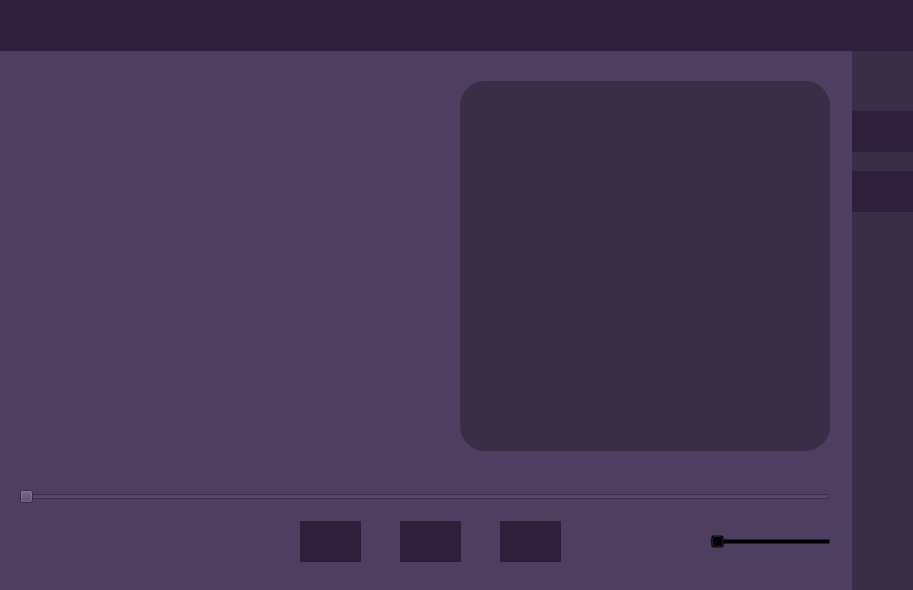
<?xml version="1.0" encoding="UTF-8"?>
<ui version="4.0">
 <class>MainWindow</class>
 <widget class="QMainWindow" name="MainWindow">
  <property name="geometry">
   <rect>
    <x>0</x>
    <y>0</y>
    <width>913</width>
    <height>590</height>
   </rect>
  </property>
  <property name="windowTitle">
   <string>MainWindow</string>
  </property>
  <property name="styleSheet">
   <string notr="true">border: none ;
background-color: transparent;</string>
  </property>
  <widget class="QWidget" name="centralwidget">
   <layout class="QGridLayout" name="gridLayout">
    <property name="leftMargin">
     <number>0</number>
    </property>
    <property name="topMargin">
     <number>0</number>
    </property>
    <property name="rightMargin">
     <number>0</number>
    </property>
    <property name="bottomMargin">
     <number>0</number>
    </property>
    <property name="spacing">
     <number>0</number>
    </property>
    <item row="0" column="0">
     <widget class="QFrame" name="frame_main">
      <property name="minimumSize">
       <size>
        <width>913</width>
        <height>590</height>
       </size>
      </property>
      <property name="styleSheet">
       <string notr="true">QFrame {
border:none;
}</string>
      </property>
      <property name="frameShape">
       <enum>QFrame::StyledPanel</enum>
      </property>
      <property name="frameShadow">
       <enum>QFrame::Raised</enum>
      </property>
      <layout class="QGridLayout" name="gridLayout_2">
       <property name="leftMargin">
        <number>0</number>
       </property>
       <property name="topMargin">
        <number>0</number>
       </property>
       <property name="rightMargin">
        <number>0</number>
       </property>
       <property name="bottomMargin">
        <number>0</number>
       </property>
       <property name="spacing">
        <number>0</number>
       </property>
       <item row="1" column="1">
        <widget class="QFrame" name="frame_left">
         <property name="minimumSize">
          <size>
           <width>61</width>
           <height>541</height>
          </size>
         </property>
         <property name="styleSheet">
          <string notr="true">QFrame {
background-color: rgb(57, 46, 69);
border:none;
border-radius:0px;
}</string>
         </property>
         <property name="frameShape">
          <enum>QFrame::StyledPanel</enum>
         </property>
         <property name="frameShadow">
          <enum>QFrame::Raised</enum>
         </property>
         <widget class="QPushButton" name="btn_music">
          <property name="geometry">
           <rect>
            <x>0</x>
            <y>60</y>
            <width>61</width>
            <height>41</height>
           </rect>
          </property>
          <property name="styleSheet">
           <string notr="true">QPushButton{
background-color: rgb(46, 32, 58);
border:none;
}
QPushButton:hover{
	background-color: rgb(57, 46, 69);
}
QPushButton:pressed{
	background-color: rgb(112, 0, 132);
}</string>
          </property>
          <property name="text">
           <string/>
          </property>
          <property name="icon">
           <iconset>
            <normaloff>icons/headphones.png</normaloff>icons/headphones.png</iconset>
          </property>
          <property name="iconSize">
           <size>
            <width>24</width>
            <height>24</height>
           </size>
          </property>
         </widget>
         <widget class="QPushButton" name="btn_go_to_setting">
          <property name="geometry">
           <rect>
            <x>0</x>
            <y>120</y>
            <width>61</width>
            <height>41</height>
           </rect>
          </property>
          <property name="styleSheet">
           <string notr="true">QPushButton{
background-color: rgb(46, 32, 58);
border:none;
}
QPushButton:hover{
	background-color: rgb(57, 46, 69);
}
QPushButton:pressed{
	background-color: rgb(112, 0, 132);
}</string>
          </property>
          <property name="text">
           <string/>
          </property>
          <property name="icon">
           <iconset>
            <normaloff>icons/settings.png</normaloff>icons/settings.png</iconset>
          </property>
          <property name="iconSize">
           <size>
            <width>24</width>
            <height>24</height>
           </size>
          </property>
         </widget>
        </widget>
       </item>
       <item row="0" column="0">
        <widget class="QFrame" name="frame_top">
         <property name="minimumSize">
          <size>
           <width>851</width>
           <height>51</height>
          </size>
         </property>
         <property name="styleSheet">
          <string notr="true">QFrame {
background-color: rgb(57, 46, 69);
border:none;
border-radius:0px;
}</string>
         </property>
         <property name="frameShape">
          <enum>QFrame::StyledPanel</enum>
         </property>
         <property name="frameShadow">
          <enum>QFrame::Raised</enum>
         </property>
         <layout class="QGridLayout" name="gridLayout_3" rowstretch="0,0">
          <property name="leftMargin">
           <number>0</number>
          </property>
          <property name="topMargin">
           <number>0</number>
          </property>
          <property name="rightMargin">
           <number>0</number>
          </property>
          <property name="bottomMargin">
           <number>0</number>
          </property>
          <property name="spacing">
           <number>0</number>
          </property>
          <item row="1" column="0" colspan="3">
           <widget class="QFrame" name="frame_top_2">
            <property name="minimumSize">
             <size>
              <width>851</width>
              <height>21</height>
             </size>
            </property>
            <property name="styleSheet">
             <string notr="true">border:none;
background-color: rgb(46, 32, 58);</string>
            </property>
            <property name="frameShape">
             <enum>QFrame::StyledPanel</enum>
            </property>
            <property name="frameShadow">
             <enum>QFrame::Raised</enum>
            </property>
           </widget>
          </item>
          <item row="0" column="0">
           <widget class="QPushButton" name="btn_close">
            <property name="minimumSize">
             <size>
              <width>31</width>
              <height>31</height>
             </size>
            </property>
            <property name="maximumSize">
             <size>
              <width>31</width>
              <height>31</height>
             </size>
            </property>
            <property name="styleSheet">
             <string notr="true">QPushButton{
background-color: rgb(46, 32, 58);
border:none;
}
QPushButton:hover{
	background-color: rgb(57, 46, 69);
}
QPushButton:pressed{
	background-color: rgb(112, 0, 132);
}</string>
            </property>
            <property name="text">
             <string/>
            </property>
            <property name="icon">
             <iconset>
              <normaloff>icons/x.png</normaloff>icons/x.png</iconset>
            </property>
            <property name="iconSize">
             <size>
              <width>20</width>
              <height>20</height>
             </size>
            </property>
           </widget>
          </item>
          <item row="0" column="2">
           <widget class="QFrame" name="frame_top_1">
            <property name="minimumSize">
             <size>
              <width>791</width>
              <height>31</height>
             </size>
            </property>
            <property name="styleSheet">
             <string notr="true">border:none;
background-color: rgb(46, 32, 58);</string>
            </property>
            <property name="frameShape">
             <enum>QFrame::StyledPanel</enum>
            </property>
            <property name="frameShadow">
             <enum>QFrame::Raised</enum>
            </property>
           </widget>
          </item>
          <item row="0" column="1">
           <widget class="QPushButton" name="btn_minimize">
            <property name="minimumSize">
             <size>
              <width>31</width>
              <height>31</height>
             </size>
            </property>
            <property name="maximumSize">
             <size>
              <width>31</width>
              <height>31</height>
             </size>
            </property>
            <property name="styleSheet">
             <string notr="true">QPushButton{
background-color: rgb(46, 32, 58);
border:none;
}
QPushButton:hover{
	background-color: rgb(57, 46, 69);
}
QPushButton:pressed{
	background-color: rgb(112, 0, 132);
}</string>
            </property>
            <property name="text">
             <string/>
            </property>
            <property name="icon">
             <iconset>
              <normaloff>icons/window-minimize.png</normaloff>icons/window-minimize.png</iconset>
            </property>
            <property name="iconSize">
             <size>
              <width>20</width>
              <height>20</height>
             </size>
            </property>
           </widget>
          </item>
         </layout>
        </widget>
       </item>
       <item row="0" column="1">
        <widget class="QPushButton" name="btn_togle">
         <property name="minimumSize">
          <size>
           <width>61</width>
           <height>51</height>
          </size>
         </property>
         <property name="styleSheet">
          <string notr="true">QPushButton{
background-color: rgb(46, 32, 58);
border:none;
}
QPushButton:hover{
	background-color: rgb(57, 46, 69);
}
QPushButton:pressed{
	background-color: rgb(112, 0, 132);
}</string>
         </property>
         <property name="text">
          <string/>
         </property>
         <property name="icon">
          <iconset>
           <normaloff>icons/home.png</normaloff>icons/home.png</iconset>
         </property>
         <property name="iconSize">
          <size>
           <width>24</width>
           <height>24</height>
          </size>
         </property>
        </widget>
       </item>
       <item row="1" column="0">
        <widget class="QStackedWidget" name="stackedWidget">
         <property name="palette">
          <palette>
           <active>
            <colorrole role="Button">
             <brush brushstyle="SolidPattern">
              <color alpha="255">
               <red>78</red>
               <green>63</green>
               <blue>96</blue>
              </color>
             </brush>
            </colorrole>
            <colorrole role="Base">
             <brush brushstyle="SolidPattern">
              <color alpha="255">
               <red>78</red>
               <green>63</green>
               <blue>96</blue>
              </color>
             </brush>
            </colorrole>
            <colorrole role="Window">
             <brush brushstyle="SolidPattern">
              <color alpha="255">
               <red>78</red>
               <green>63</green>
               <blue>96</blue>
              </color>
             </brush>
            </colorrole>
           </active>
           <inactive>
            <colorrole role="Button">
             <brush brushstyle="SolidPattern">
              <color alpha="255">
               <red>78</red>
               <green>63</green>
               <blue>96</blue>
              </color>
             </brush>
            </colorrole>
            <colorrole role="Base">
             <brush brushstyle="SolidPattern">
              <color alpha="255">
               <red>78</red>
               <green>63</green>
               <blue>96</blue>
              </color>
             </brush>
            </colorrole>
            <colorrole role="Window">
             <brush brushstyle="SolidPattern">
              <color alpha="255">
               <red>78</red>
               <green>63</green>
               <blue>96</blue>
              </color>
             </brush>
            </colorrole>
           </inactive>
           <disabled>
            <colorrole role="Button">
             <brush brushstyle="SolidPattern">
              <color alpha="255">
               <red>78</red>
               <green>63</green>
               <blue>96</blue>
              </color>
             </brush>
            </colorrole>
            <colorrole role="Base">
             <brush brushstyle="SolidPattern">
              <color alpha="255">
               <red>78</red>
               <green>63</green>
               <blue>96</blue>
              </color>
             </brush>
            </colorrole>
            <colorrole role="Window">
             <brush brushstyle="SolidPattern">
              <color alpha="255">
               <red>78</red>
               <green>63</green>
               <blue>96</blue>
              </color>
             </brush>
            </colorrole>
           </disabled>
          </palette>
         </property>
         <property name="font">
          <font>
           <family>Verdana</family>
           <pointsize>10</pointsize>
          </font>
         </property>
         <property name="styleSheet">
          <string notr="true">QStackedWidget{
border: none;
background-color: rgb(78, 63, 96);
/* background-color: transparent; */
}</string>
         </property>
         <property name="currentIndex">
          <number>1</number>
         </property>
         <widget class="QWidget" name="pg_home">
          <layout class="QGridLayout" name="gridLayout_4">
           <property name="leftMargin">
            <number>0</number>
           </property>
           <property name="topMargin">
            <number>0</number>
           </property>
           <property name="rightMargin">
            <number>0</number>
           </property>
           <property name="bottomMargin">
            <number>0</number>
           </property>
           <property name="horizontalSpacing">
            <number>0</number>
           </property>
           <item row="0" column="0">
            <widget class="QPushButton" name="frame_btn">
             <property name="minimumSize">
              <size>
               <width>811</width>
               <height>521</height>
              </size>
             </property>
             <property name="styleSheet">
              <string notr="true">QPushButton{
background-color: transparent;
border:none;
}</string>
             </property>
             <property name="text">
              <string/>
             </property>
             <property name="icon">
              <iconset>
               <normaloff>icons/kasqued.png</normaloff>icons/kasqued.png</iconset>
             </property>
             <property name="iconSize">
              <size>
               <width>900</width>
               <height>900</height>
              </size>
             </property>
             <property name="flat">
              <bool>true</bool>
             </property>
            </widget>
           </item>
          </layout>
          <widget class="QPushButton" name="btn_music2">
           <property name="geometry">
            <rect>
             <x>390</x>
             <y>210</y>
             <width>141</width>
             <height>141</height>
            </rect>
           </property>
           <property name="styleSheet">
            <string notr="true">QPushButton{
background-color: rgb(46, 32, 58);
border-radius: 60px;
border:none;
}
QPushButton:hover{
	background-color: rgb(57, 46, 69);
}
QPushButton:pressed{
	background-color: rgb(112, 0, 132);
}</string>
           </property>
           <property name="text">
            <string/>
           </property>
           <property name="icon">
            <iconset>
             <normaloff>icons/play.png</normaloff>icons/play.png</iconset>
           </property>
           <property name="iconSize">
            <size>
             <width>400</width>
             <height>400</height>
            </size>
           </property>
           <property name="autoRepeatInterval">
            <number>100</number>
           </property>
          </widget>
         </widget>
         <widget class="QWidget" name="pg_music">
          <widget class="QFrame" name="frame_2">
           <property name="geometry">
            <rect>
             <x>460</x>
             <y>30</y>
             <width>370</width>
             <height>370</height>
            </rect>
           </property>
           <property name="styleSheet">
            <string notr="true">background-color: rgb(57, 46, 69);
border:none;
border-radius:25px ;</string>
           </property>
           <property name="frameShape">
            <enum>QFrame::StyledPanel</enum>
           </property>
           <property name="frameShadow">
            <enum>QFrame::Raised</enum>
           </property>
          </widget>
          <widget class="QSlider" name="track_slider">
           <property name="geometry">
            <rect>
             <x>19</x>
             <y>430</y>
             <width>811</width>
             <height>31</height>
            </rect>
           </property>
           <property name="maximumSize">
            <size>
             <width>811</width>
             <height>31</height>
            </size>
           </property>
           <property name="styleSheet">
            <string notr="true">background-color: rgb(78, 63, 96);
color: rgb(46, 32, 58);</string>
           </property>
           <property name="orientation">
            <enum>Qt::Horizontal</enum>
           </property>
          </widget>
          <widget class="QPushButton" name="btn_play">
           <property name="geometry">
            <rect>
             <x>400</x>
             <y>470</y>
             <width>61</width>
             <height>41</height>
            </rect>
           </property>
           <property name="styleSheet">
            <string notr="true">QPushButton{
background-color: rgb(46, 32, 58);
border:none;
}
QPushButton:hover{
	background-color: rgb(57, 46, 69);
}
QPushButton:pressed{
	background-color: rgb(112, 0, 132);
}</string>
           </property>
           <property name="text">
            <string/>
           </property>
           <property name="icon">
            <iconset>
             <normaloff>icons/music-note.png</normaloff>icons/music-note.png</iconset>
           </property>
           <property name="iconSize">
            <size>
             <width>24</width>
             <height>24</height>
            </size>
           </property>
          </widget>
          <widget class="QPushButton" name="btn_back">
           <property name="geometry">
            <rect>
             <x>300</x>
             <y>470</y>
             <width>61</width>
             <height>41</height>
            </rect>
           </property>
           <property name="styleSheet">
            <string notr="true">QPushButton{
background-color: rgb(46, 32, 58);
border:none;
}
QPushButton:hover{
	background-color: rgb(57, 46, 69);
}
QPushButton:pressed{
	background-color: rgb(112, 0, 132);
}</string>
           </property>
           <property name="text">
            <string/>
           </property>
           <property name="icon">
            <iconset>
             <normaloff>icons/media-step-backward.png</normaloff>icons/media-step-backward.png</iconset>
           </property>
           <property name="iconSize">
            <size>
             <width>24</width>
             <height>24</height>
            </size>
           </property>
          </widget>
          <widget class="QPushButton" name="btn_next">
           <property name="geometry">
            <rect>
             <x>500</x>
             <y>470</y>
             <width>61</width>
             <height>41</height>
            </rect>
           </property>
           <property name="styleSheet">
            <string notr="true">QPushButton{
background-color: rgb(46, 32, 58);
border:none;
}
QPushButton:hover{
	background-color: rgb(57, 46, 69);
}
QPushButton:pressed{
	background-color: rgb(112, 0, 132);
}</string>
           </property>
           <property name="text">
            <string/>
           </property>
           <property name="icon">
            <iconset>
             <normaloff>icons/media-step-forward.png</normaloff>icons/media-step-forward.png</iconset>
           </property>
           <property name="iconSize">
            <size>
             <width>24</width>
             <height>24</height>
            </size>
           </property>
          </widget>
          <widget class="QSlider" name="volume_slider">
           <property name="geometry">
            <rect>
             <x>710</x>
             <y>480</y>
             <width>121</width>
             <height>22</height>
            </rect>
           </property>
           <property name="orientation">
            <enum>Qt::Horizontal</enum>
           </property>
          </widget>
          <widget class="QPushButton" name="volume_button">
           <property name="geometry">
            <rect>
             <x>670</x>
             <y>480</y>
             <width>25</width>
             <height>25</height>
            </rect>
           </property>
           <property name="text">
            <string/>
           </property>
           <property name="icon">
            <iconset>
             <normaloff>icons/volume.png</normaloff>icons/volume.png</iconset>
           </property>
           <property name="iconSize">
            <size>
             <width>24</width>
             <height>24</height>
            </size>
           </property>
          </widget>
          <widget class="QPlainTextEdit" name="current_song_text">
           <property name="geometry">
            <rect>
             <x>30</x>
             <y>30</y>
             <width>371</width>
             <height>281</height>
            </rect>
           </property>
           <property name="palette">
            <palette>
             <active>
              <colorrole role="Button">
               <brush brushstyle="SolidPattern">
                <color alpha="255">
                 <red>78</red>
                 <green>63</green>
                 <blue>96</blue>
                </color>
               </brush>
              </colorrole>
              <colorrole role="Text">
               <brush brushstyle="SolidPattern">
                <color alpha="255">
                 <red>255</red>
                 <green>255</green>
                 <blue>255</blue>
                </color>
               </brush>
              </colorrole>
              <colorrole role="Base">
               <brush brushstyle="SolidPattern">
                <color alpha="255">
                 <red>78</red>
                 <green>63</green>
                 <blue>96</blue>
                </color>
               </brush>
              </colorrole>
              <colorrole role="Window">
               <brush brushstyle="SolidPattern">
                <color alpha="255">
                 <red>78</red>
                 <green>63</green>
                 <blue>96</blue>
                </color>
               </brush>
              </colorrole>
              <colorrole role="PlaceholderText">
               <brush brushstyle="SolidPattern">
                <color alpha="128">
                 <red>255</red>
                 <green>255</green>
                 <blue>255</blue>
                </color>
               </brush>
              </colorrole>
             </active>
             <inactive>
              <colorrole role="Button">
               <brush brushstyle="SolidPattern">
                <color alpha="255">
                 <red>78</red>
                 <green>63</green>
                 <blue>96</blue>
                </color>
               </brush>
              </colorrole>
              <colorrole role="Text">
               <brush brushstyle="SolidPattern">
                <color alpha="255">
                 <red>255</red>
                 <green>255</green>
                 <blue>255</blue>
                </color>
               </brush>
              </colorrole>
              <colorrole role="Base">
               <brush brushstyle="SolidPattern">
                <color alpha="255">
                 <red>78</red>
                 <green>63</green>
                 <blue>96</blue>
                </color>
               </brush>
              </colorrole>
              <colorrole role="Window">
               <brush brushstyle="SolidPattern">
                <color alpha="255">
                 <red>78</red>
                 <green>63</green>
                 <blue>96</blue>
                </color>
               </brush>
              </colorrole>
              <colorrole role="PlaceholderText">
               <brush brushstyle="SolidPattern">
                <color alpha="128">
                 <red>255</red>
                 <green>255</green>
                 <blue>255</blue>
                </color>
               </brush>
              </colorrole>
             </inactive>
             <disabled>
              <colorrole role="Button">
               <brush brushstyle="SolidPattern">
                <color alpha="255">
                 <red>78</red>
                 <green>63</green>
                 <blue>96</blue>
                </color>
               </brush>
              </colorrole>
              <colorrole role="Text">
               <brush brushstyle="SolidPattern">
                <color alpha="255">
                 <red>120</red>
                 <green>120</green>
                 <blue>120</blue>
                </color>
               </brush>
              </colorrole>
              <colorrole role="Base">
               <brush brushstyle="SolidPattern">
                <color alpha="255">
                 <red>78</red>
                 <green>63</green>
                 <blue>96</blue>
                </color>
               </brush>
              </colorrole>
              <colorrole role="Window">
               <brush brushstyle="SolidPattern">
                <color alpha="255">
                 <red>78</red>
                 <green>63</green>
                 <blue>96</blue>
                </color>
               </brush>
              </colorrole>
              <colorrole role="PlaceholderText">
               <brush brushstyle="SolidPattern">
                <color alpha="128">
                 <red>0</red>
                 <green>0</green>
                 <blue>0</blue>
                </color>
               </brush>
              </colorrole>
             </disabled>
            </palette>
           </property>
           <property name="font">
            <font>
             <family>Verdana</family>
             <pointsize>20</pointsize>
             <weight>75</weight>
             <bold>true</bold>
            </font>
           </property>
           <property name="styleSheet">
            <string notr="true">background-color: rgb(78, 63, 96);</string>
           </property>
          </widget>
          <widget class="QLabel" name="track_icon">
           <property name="geometry">
            <rect>
             <x>460</x>
             <y>30</y>
             <width>370</width>
             <height>370</height>
            </rect>
           </property>
           <property name="styleSheet">
            <string notr="true">border:none;
border-radius:25px;</string>
           </property>
           <property name="text">
            <string/>
           </property>
          </widget>
          <widget class="QLabel" name="visual">
           <property name="geometry">
            <rect>
             <x>30</x>
             <y>360</y>
             <width>370</width>
             <height>40</height>
            </rect>
           </property>
           <property name="text">
            <string/>
           </property>
          </widget>
         </widget>
         <widget class="QWidget" name="pg_setting">
          <widget class="QLabel" name="label_2">
           <property name="geometry">
            <rect>
             <x>20</x>
             <y>510</y>
             <width>381</width>
             <height>19</height>
            </rect>
           </property>
           <property name="text">
            <string>&lt;html&gt;&lt;head/&gt;&lt;body&gt;&lt;p&gt;&lt;span style=&quot; color:#b590cc;&quot;&gt;v 0.0.1&lt;/span&gt;&lt;/p&gt;&lt;/body&gt;&lt;/html&gt;</string>
           </property>
          </widget>
          <widget class="QPushButton" name="btn_browse_folder">
           <property name="geometry">
            <rect>
             <x>100</x>
             <y>20</y>
             <width>171</width>
             <height>41</height>
            </rect>
           </property>
           <property name="palette">
            <palette>
             <active>
              <colorrole role="Button">
               <brush brushstyle="SolidPattern">
                <color alpha="255">
                 <red>46</red>
                 <green>32</green>
                 <blue>58</blue>
                </color>
               </brush>
              </colorrole>
              <colorrole role="ButtonText">
               <brush brushstyle="SolidPattern">
                <color alpha="255">
                 <red>255</red>
                 <green>255</green>
                 <blue>255</blue>
                </color>
               </brush>
              </colorrole>
              <colorrole role="Base">
               <brush brushstyle="SolidPattern">
                <color alpha="255">
                 <red>46</red>
                 <green>32</green>
                 <blue>58</blue>
                </color>
               </brush>
              </colorrole>
              <colorrole role="Window">
               <brush brushstyle="SolidPattern">
                <color alpha="255">
                 <red>46</red>
                 <green>32</green>
                 <blue>58</blue>
                </color>
               </brush>
              </colorrole>
             </active>
             <inactive>
              <colorrole role="Button">
               <brush brushstyle="SolidPattern">
                <color alpha="255">
                 <red>46</red>
                 <green>32</green>
                 <blue>58</blue>
                </color>
               </brush>
              </colorrole>
              <colorrole role="ButtonText">
               <brush brushstyle="SolidPattern">
                <color alpha="255">
                 <red>255</red>
                 <green>255</green>
                 <blue>255</blue>
                </color>
               </brush>
              </colorrole>
              <colorrole role="Base">
               <brush brushstyle="SolidPattern">
                <color alpha="255">
                 <red>46</red>
                 <green>32</green>
                 <blue>58</blue>
                </color>
               </brush>
              </colorrole>
              <colorrole role="Window">
               <brush brushstyle="SolidPattern">
                <color alpha="255">
                 <red>46</red>
                 <green>32</green>
                 <blue>58</blue>
                </color>
               </brush>
              </colorrole>
             </inactive>
             <disabled>
              <colorrole role="Button">
               <brush brushstyle="SolidPattern">
                <color alpha="255">
                 <red>46</red>
                 <green>32</green>
                 <blue>58</blue>
                </color>
               </brush>
              </colorrole>
              <colorrole role="ButtonText">
               <brush brushstyle="SolidPattern">
                <color alpha="255">
                 <red>120</red>
                 <green>120</green>
                 <blue>120</blue>
                </color>
               </brush>
              </colorrole>
              <colorrole role="Base">
               <brush brushstyle="SolidPattern">
                <color alpha="255">
                 <red>46</red>
                 <green>32</green>
                 <blue>58</blue>
                </color>
               </brush>
              </colorrole>
              <colorrole role="Window">
               <brush brushstyle="SolidPattern">
                <color alpha="255">
                 <red>46</red>
                 <green>32</green>
                 <blue>58</blue>
                </color>
               </brush>
              </colorrole>
             </disabled>
            </palette>
           </property>
           <property name="font">
            <font>
             <family>MS Reference Sans Serif</family>
             <pointsize>11</pointsize>
            </font>
           </property>
           <property name="styleSheet">
            <string notr="true">QPushButton{
background-color: rgb(46, 32, 58);
border:none;
border-radius:10px;
}
QPushButton:hover{
	background-color: rgb(57, 46, 69);
}
QPushButton:pressed{
	background-color: rgb(112, 0, 132);
border:none;
border-radius:5px;
}</string>
           </property>
           <property name="text">
            <string>  Browse folder</string>
           </property>
           <property name="icon">
            <iconset>
             <normaloff>icons/folder.png</normaloff>icons/folder.png</iconset>
           </property>
           <property name="iconSize">
            <size>
             <width>24</width>
             <height>24</height>
            </size>
           </property>
          </widget>
          <widget class="QPlainTextEdit" name="playlist_text">
           <property name="geometry">
            <rect>
             <x>419</x>
             <y>10</y>
             <width>421</width>
             <height>511</height>
            </rect>
           </property>
           <property name="palette">
            <palette>
             <active>
              <colorrole role="Button">
               <brush brushstyle="SolidPattern">
                <color alpha="255">
                 <red>57</red>
                 <green>46</green>
                 <blue>69</blue>
                </color>
               </brush>
              </colorrole>
              <colorrole role="Text">
               <brush brushstyle="SolidPattern">
                <color alpha="255">
                 <red>231</red>
                 <green>231</green>
                 <blue>231</blue>
                </color>
               </brush>
              </colorrole>
              <colorrole role="Base">
               <brush brushstyle="SolidPattern">
                <color alpha="255">
                 <red>57</red>
                 <green>46</green>
                 <blue>69</blue>
                </color>
               </brush>
              </colorrole>
              <colorrole role="Window">
               <brush brushstyle="SolidPattern">
                <color alpha="255">
                 <red>57</red>
                 <green>46</green>
                 <blue>69</blue>
                </color>
               </brush>
              </colorrole>
              <colorrole role="PlaceholderText">
               <brush brushstyle="SolidPattern">
                <color alpha="128">
                 <red>248</red>
                 <green>248</green>
                 <blue>248</blue>
                </color>
               </brush>
              </colorrole>
             </active>
             <inactive>
              <colorrole role="Button">
               <brush brushstyle="SolidPattern">
                <color alpha="255">
                 <red>57</red>
                 <green>46</green>
                 <blue>69</blue>
                </color>
               </brush>
              </colorrole>
              <colorrole role="Text">
               <brush brushstyle="SolidPattern">
                <color alpha="255">
                 <red>231</red>
                 <green>231</green>
                 <blue>231</blue>
                </color>
               </brush>
              </colorrole>
              <colorrole role="Base">
               <brush brushstyle="SolidPattern">
                <color alpha="255">
                 <red>57</red>
                 <green>46</green>
                 <blue>69</blue>
                </color>
               </brush>
              </colorrole>
              <colorrole role="Window">
               <brush brushstyle="SolidPattern">
                <color alpha="255">
                 <red>57</red>
                 <green>46</green>
                 <blue>69</blue>
                </color>
               </brush>
              </colorrole>
              <colorrole role="PlaceholderText">
               <brush brushstyle="SolidPattern">
                <color alpha="128">
                 <red>248</red>
                 <green>248</green>
                 <blue>248</blue>
                </color>
               </brush>
              </colorrole>
             </inactive>
             <disabled>
              <colorrole role="Button">
               <brush brushstyle="SolidPattern">
                <color alpha="255">
                 <red>57</red>
                 <green>46</green>
                 <blue>69</blue>
                </color>
               </brush>
              </colorrole>
              <colorrole role="Text">
               <brush brushstyle="SolidPattern">
                <color alpha="255">
                 <red>120</red>
                 <green>120</green>
                 <blue>120</blue>
                </color>
               </brush>
              </colorrole>
              <colorrole role="Base">
               <brush brushstyle="SolidPattern">
                <color alpha="255">
                 <red>57</red>
                 <green>46</green>
                 <blue>69</blue>
                </color>
               </brush>
              </colorrole>
              <colorrole role="Window">
               <brush brushstyle="SolidPattern">
                <color alpha="255">
                 <red>57</red>
                 <green>46</green>
                 <blue>69</blue>
                </color>
               </brush>
              </colorrole>
              <colorrole role="PlaceholderText">
               <brush brushstyle="SolidPattern">
                <color alpha="128">
                 <red>0</red>
                 <green>0</green>
                 <blue>0</blue>
                </color>
               </brush>
              </colorrole>
             </disabled>
            </palette>
           </property>
           <property name="font">
            <font>
             <family>Verdana</family>
             <pointsize>12</pointsize>
             <weight>75</weight>
             <bold>true</bold>
            </font>
           </property>
           <property name="styleSheet">
            <string notr="true">background-color: rgb(57, 46, 69);
border:none;
border-radius:25px;
</string>
           </property>
          </widget>
          <widget class="QPushButton" name="btn_browse_track">
           <property name="geometry">
            <rect>
             <x>100</x>
             <y>80</y>
             <width>171</width>
             <height>41</height>
            </rect>
           </property>
           <property name="palette">
            <palette>
             <active>
              <colorrole role="Button">
               <brush brushstyle="SolidPattern">
                <color alpha="255">
                 <red>46</red>
                 <green>32</green>
                 <blue>58</blue>
                </color>
               </brush>
              </colorrole>
              <colorrole role="ButtonText">
               <brush brushstyle="SolidPattern">
                <color alpha="255">
                 <red>255</red>
                 <green>255</green>
                 <blue>255</blue>
                </color>
               </brush>
              </colorrole>
              <colorrole role="Base">
               <brush brushstyle="SolidPattern">
                <color alpha="255">
                 <red>46</red>
                 <green>32</green>
                 <blue>58</blue>
                </color>
               </brush>
              </colorrole>
              <colorrole role="Window">
               <brush brushstyle="SolidPattern">
                <color alpha="255">
                 <red>46</red>
                 <green>32</green>
                 <blue>58</blue>
                </color>
               </brush>
              </colorrole>
             </active>
             <inactive>
              <colorrole role="Button">
               <brush brushstyle="SolidPattern">
                <color alpha="255">
                 <red>46</red>
                 <green>32</green>
                 <blue>58</blue>
                </color>
               </brush>
              </colorrole>
              <colorrole role="ButtonText">
               <brush brushstyle="SolidPattern">
                <color alpha="255">
                 <red>255</red>
                 <green>255</green>
                 <blue>255</blue>
                </color>
               </brush>
              </colorrole>
              <colorrole role="Base">
               <brush brushstyle="SolidPattern">
                <color alpha="255">
                 <red>46</red>
                 <green>32</green>
                 <blue>58</blue>
                </color>
               </brush>
              </colorrole>
              <colorrole role="Window">
               <brush brushstyle="SolidPattern">
                <color alpha="255">
                 <red>46</red>
                 <green>32</green>
                 <blue>58</blue>
                </color>
               </brush>
              </colorrole>
             </inactive>
             <disabled>
              <colorrole role="Button">
               <brush brushstyle="SolidPattern">
                <color alpha="255">
                 <red>46</red>
                 <green>32</green>
                 <blue>58</blue>
                </color>
               </brush>
              </colorrole>
              <colorrole role="ButtonText">
               <brush brushstyle="SolidPattern">
                <color alpha="255">
                 <red>120</red>
                 <green>120</green>
                 <blue>120</blue>
                </color>
               </brush>
              </colorrole>
              <colorrole role="Base">
               <brush brushstyle="SolidPattern">
                <color alpha="255">
                 <red>46</red>
                 <green>32</green>
                 <blue>58</blue>
                </color>
               </brush>
              </colorrole>
              <colorrole role="Window">
               <brush brushstyle="SolidPattern">
                <color alpha="255">
                 <red>46</red>
                 <green>32</green>
                 <blue>58</blue>
                </color>
               </brush>
              </colorrole>
             </disabled>
            </palette>
           </property>
           <property name="font">
            <font>
             <family>MS Reference Sans Serif</family>
             <pointsize>11</pointsize>
            </font>
           </property>
           <property name="styleSheet">
            <string notr="true">QPushButton{
background-color: rgb(46, 32, 58);
border:none;
border-radius:10px;
}
QPushButton:hover{
	background-color: rgb(57, 46, 69);
}
QPushButton:pressed{
	background-color: rgb(112, 0, 132);
border:none;
border-radius:5px;
}</string>
           </property>
           <property name="text">
            <string>  Browse track</string>
           </property>
           <property name="icon">
            <iconset>
             <normaloff>icons/folder.png</normaloff>icons/folder.png</iconset>
           </property>
           <property name="iconSize">
            <size>
             <width>24</width>
             <height>24</height>
            </size>
           </property>
          </widget>
         </widget>
        </widget>
       </item>
      </layout>
     </widget>
    </item>
   </layout>
  </widget>
 </widget>
 <resources/>
 <connections/>
</ui>
